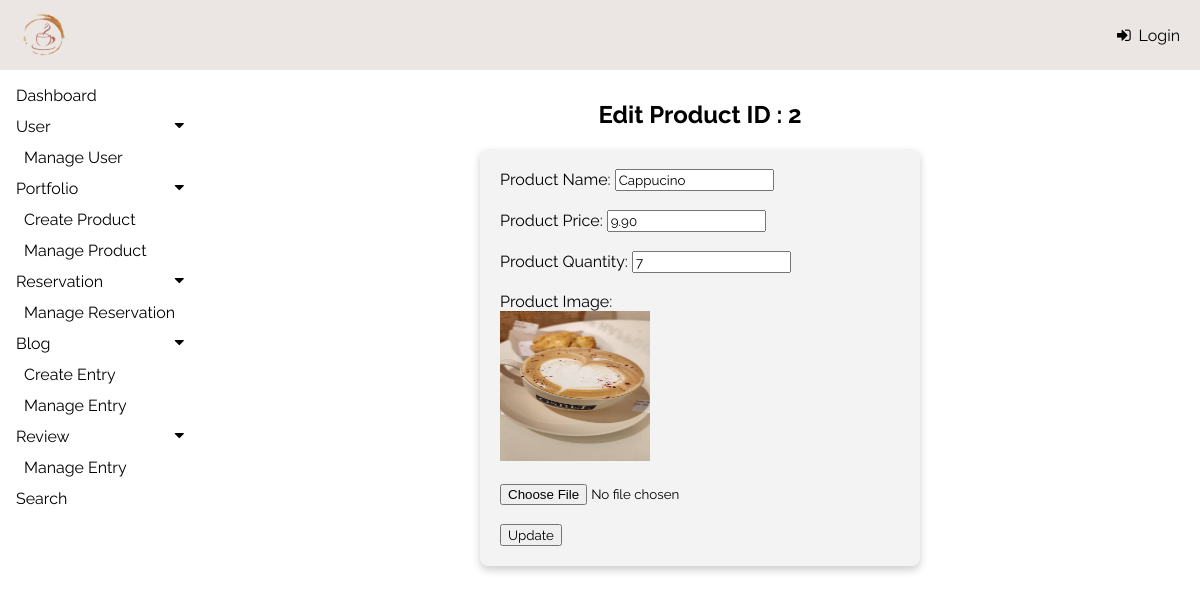
Screenshot of /admin/modules/product/editProduct.php?id=2 with the database file from the repository.
### tables this page shows
CREATE TABLE `product` (
  `productID` int(11) NOT NULL,
  `productName` varchar(100) NOT NULL,
  `productImg` varchar(100) NOT NULL,
  `categoryID` int(11) NOT NULL,
  `productQty` int(11) NOT NULL,
  `productPrice` decimal(8,2) NOT NULL
);

### admin/modules/product/editProduct.php (the view, shortened to what this page needs)
<?php
include("../../../config/config.php");
if (isset($_GET['id'])) {
    $productID = intval($_GET['id']);
    $sql = "SELECT * FROM product WHERE productID = ?";
    $stmt = mysqli_prepare($conn, $sql);
    mysqli_stmt_bind_param($stmt, "i", $productID);
    mysqli_stmt_execute($stmt);
    $result = mysqli_stmt_get_result($stmt);
    if ($row = mysqli_fetch_assoc($result)) {
        $productName = $row['productName'];
        $productPrice = $row['productPrice'];
        $productQty = $row['productQty'];
        $productImg = $row['productImg'];
    } else {
        echo "Product not found.";
        exit;
    }
} else {
    echo "Invalid request.";
    exit;
}
?>
<!DOCTYPE html>
<html lang="en">
<head>
    <link rel="stylesheet" href="https://cdnjs.cloudflare.com/ajax/libs/font-awesome/4.7.0/css/font-awesome.min.css">
    <link rel="stylesheet" type="text/css" href="../../css/admin.css">
</head>
<body>
    <div class="topNav">
        <img src="../../img/icon.png" alt="Logo">
        <a href="login.php">
            <i class="fa fa-sign-in" style="font: size 12px;"></i> Login
        </a>
    </div>
    <?php
    include '../../includes/sideNav.php';
    ?>
    <div class="main">
        <h2 style="text-align: center;">Edit Product ID : <?= $productID ?></h2>
        <div class="rowform">
            <form action="" method="POST" enctype="multipart/form-data">
                <label for="productName">Product Name:</label>
                <input type="text" id="productName" name="productName" value="<?= htmlspecialchars($productName) ?>" required><br><br>
                <label for="productPrice">Product Price:</label>
                <input type="text" id="productPrice" name="productPrice" value="<?= htmlspecialchars($productPrice) ?>" required><br><br>
                <label for="productPrice">Product Quantity:</label>
                <input type="text" id="productQty" name="productQty" value="<?= htmlspecialchars($productQty) ?>" required><br><br>
                <label for="prod_image">Product Image:</label><br>
                <img src="<?= BASE_URL . '/' . htmlspecialchars($productImg) ?>" style="width:150px;height:150px;text-align: center;"><br><br>
                <input type="file" id="productImg" name="productImg" accept="image/*"><br><br>
                <button type="submit">Update</button>
            </form>
        </div>
    </div>
</body>
</html>

### admin/css/admin.css (style rules this page uses)
body { font-family: "Raleway", sans-serif; margin: 0; padding: 0; background-color: white; }
.topNav { display: flex; justify-content: space-between; align-items: center; background-color:#ebe6e4; color: black; padding: 10px 20px; position: fixed; top: 0; left: 0; width: 100%; z-index: 2; box-sizing: border-box; }
.topNav img { height: 50px; }
.topNav a { color: black; text-decoration: none; font-size: 16px; display: flex; align-items: center; }
.topNav .fa { margin-right: 8px; }
.main { margin-top: 70px; margin-left: 200px; padding: 10px 10px; }
input, textarea, select, select option, button { font-family: "Raleway", sans-serif; }
.rowform { max-width: 400px; padding: 20px; background-color: #f3f3f3; border-radius: 8px; box-shadow: 0 4px 8px rgba(0, 0, 0, 0.2); margin: auto; }

### rows the page displays
product: productName "Cappucino", productPrice "9.90", productQty "7", productImg (picture)

### other values shown
$productID "2"
